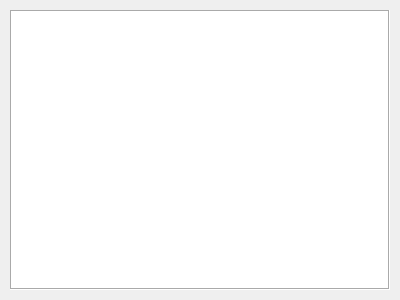
<?xml version="1.0" encoding="UTF-8"?>
<ui version="4.0">
 <class>ResultImageView</class>
 <widget class="QWidget" name="ResultImageView">
  <property name="windowModality">
   <enum>Qt::WindowModal</enum>
  </property>
  <property name="geometry">
   <rect>
    <x>0</x>
    <y>0</y>
    <width>400</width>
    <height>300</height>
   </rect>
  </property>
  <property name="windowTitle">
   <string>ResultImageView</string>
  </property>
  <widget class="QLabel" name="labelImageView">
   <property name="geometry">
    <rect>
     <x>10</x>
     <y>10</y>
     <width>380</width>
     <height>280</height>
    </rect>
   </property>
   <property name="styleSheet">
    <string notr="true">background-color: rgb(255, 255, 255);</string>
   </property>
   <property name="frameShape">
    <enum>QFrame::Box</enum>
   </property>
   <property name="frameShadow">
    <enum>QFrame::Sunken</enum>
   </property>
   <property name="text">
    <string/>
   </property>
  </widget>
 </widget>
 <layoutdefault spacing="6" margin="11"/>
 <resources/>
 <connections/>
</ui>
